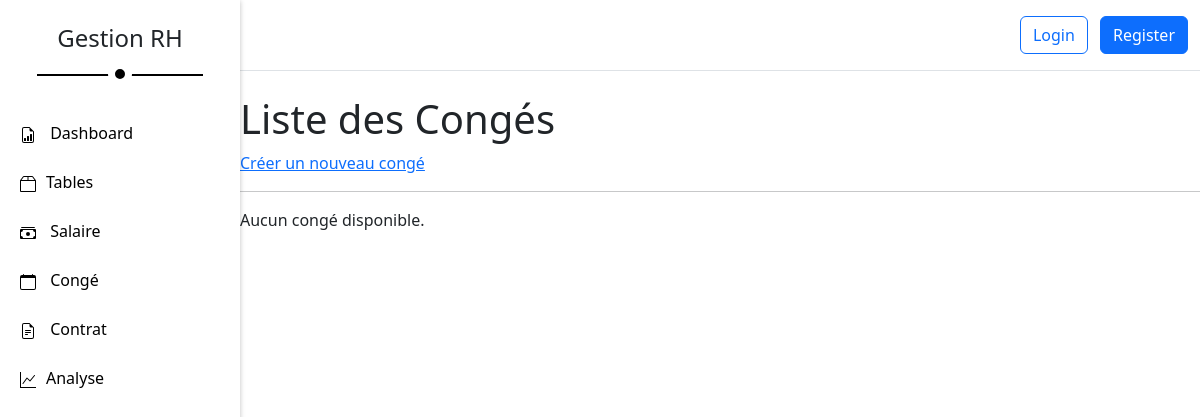
/rh/tables/conge/, run on an earlier commit of the app's database.
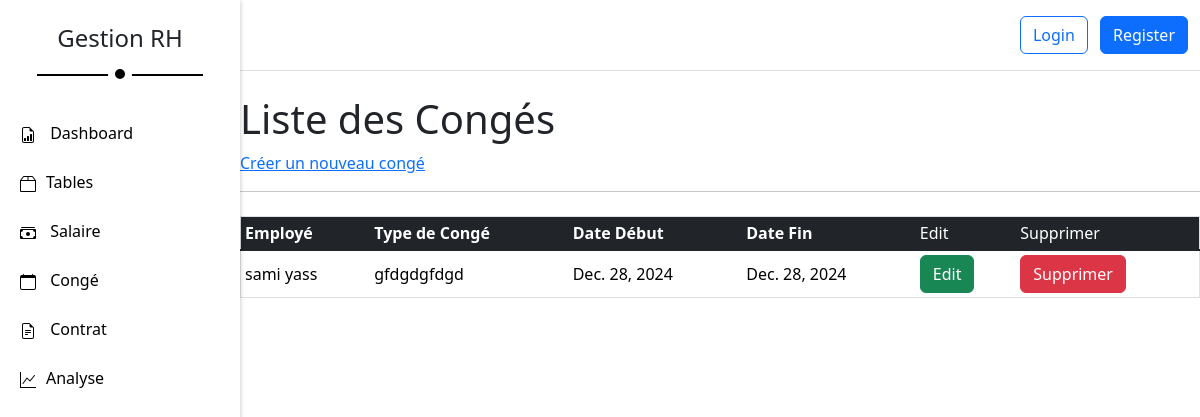
And on a later commit of the database.
### apps/app/models.py (models this page shows, shortened)
class Conge(models.Model):
    date_debut = models.DateField()
    date_fin = models.DateField()
    type_conge = models.CharField(max_length=50)
    description = models.TextField(blank=True, null=True)
    code_employe = models.ForeignKey(Employe, on_delete=models.CASCADE, related_name='conges')

class Employe(models.Model):
    nomE = models.CharField(max_length=100)
    prenomE = models.CharField(max_length=100)
    gender = models.CharField(max_length=10)
    date_naissance_E = models.DateField()
    date_embauche_E = models.DateField()
    adresse_E = models.TextField()
    code_service = models.ForeignKey(Service, on_delete=models.SET_NULL, null=True, related_name='employes')
    def __str__(self):
        return f"{self.nomE} {self.prenomE}"

### apps/conge/views.py (the view)
# urls.py: path('conge/', views.liste_conges, name='liste_conges'),
def liste_conges(request):
    conges = Conge.objects.all()
    return render(request, 'pages/RH/tables/conge/liste_conges.html', {'conges': conges})

### templates/pages/RH/tables/conge/liste_conges.html (shortened to what this page needs)
{% extends "../../../../base.html" %}
{% block content %}
    <h1>Liste des Congés</h1>
    <a href="{% url 'creer_conge' %}">Créer un nouveau congé</a>
    <hr>
    {% if conges %}
        <table border="1px" class="container my-4 table table-sm align-middle">
            <thead class="table-dark">
                <tr>
                    <th>Employé</th>
                    <th>Type de Congé</th>
                    <th>Date Début</th>
                    <th>Date Fin</th>
                    <td>Edit</td>
                    <td>Supprimer</td>
                </tr>
            </thead>
            <tbody class="table-group-divider">
                {% for conge in conges %}
                <tr>
                    <td>{{ conge.code_employe }}</td>
                    <td>{{ conge.type_conge }}</td>
                    <td>{{ conge.date_debut }}</td>
                    <td>{{ conge.date_fin }}</td>
                    <td><a href="{% url 'modifier_conge' conge.id %}" class="btn btn-success"> Edit </a></td>
                    <td><a href="{% url 'supprimer_conge' conge.id %}" class="btn btn-danger"> Supprimer </a></td>
                </tr>
                {% endfor%}
            </tbody>
        </table>
    {% else %}
        <p>Aucun congé disponible.</p>
    {% endif %}
{% endblock %}

What changed in the data, as far as the page shows it:
added Conge: code_employe "sami yass", type_conge "gfdgdgfdgd", date_debut "Dec. 28, 2024", date_fin "Dec. 28, 2024"
Also different on the page:
text no longer shown: "Aucun congé disponible."
text now shown: "Employé Type de Congé Date Début Date Fin Edit Supprimer"
